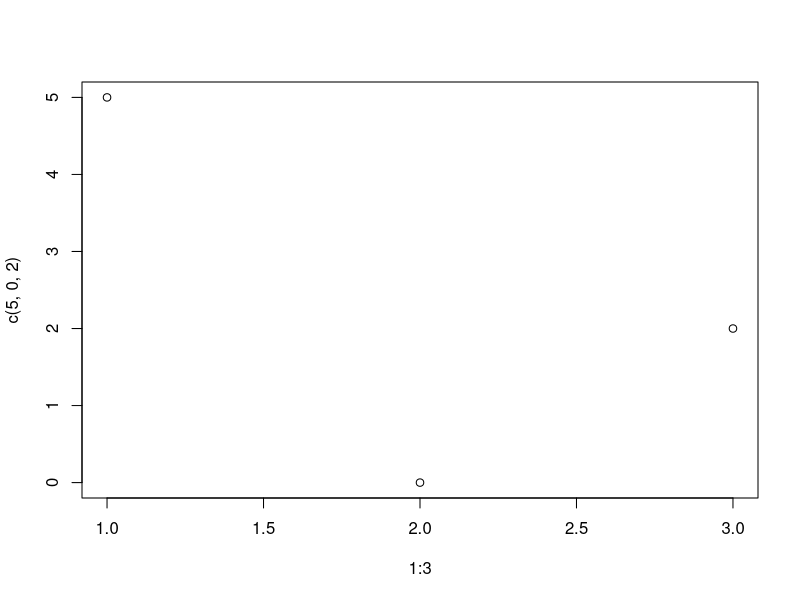
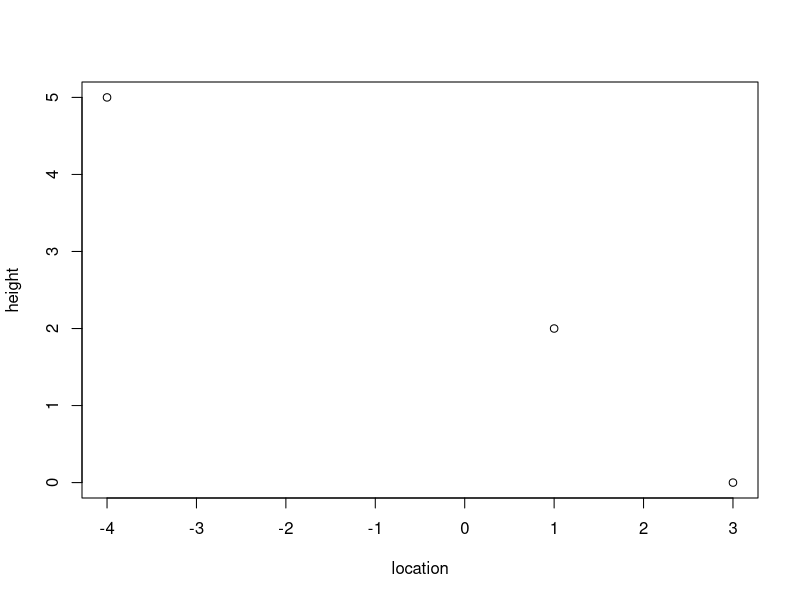

R code for these plots, in order:
## ---- chunk 1
1 + 3
## ---- chunk 2
# Hashtags are used for comments in your code 
# Comments do not get run
2 + 3
4 / 3
## ---- chunk 3
w <- 0 # Stores the value 0 into the variable w
print(w) # Prints the value stored

x <- "a" # Stores the character/letter "a" into the variable x
x # Also prints the value stored
## ---- chunk 4
age <- 26
## ---- chunk 5
print(paste("My age is ", age))
## ---- chunk 6
y <- c(1, 2, 3, 4, 5)
## ---- chunk 7
y
## ---- chunk 8
length(y)
## ---- chunk 9
z_vector <- 1:5

z_vector
## ---- chunk 10
y[1] # prints the first value stored in y
## ---- chunk 11
new_vector <- c(4, 6, 7, 10)
## ---- chunk 12
if (w == 0) { 
  print("w equals 0") 
}
## ---- chunk 13
if (w > 0) { 
  print("w is greater than 0") 
} else { 
  print("w is less than 0") 
}
## ---- chunk 14
if (age != 999) { 
  print("message 1") 
} else { 
  print("message 2") 
}
## ---- chunk 15
if (z_vector[2] == 1) {
  print("Stuff")
} else if (z_vector[2] == 2) {
  print("Other stuff")
} else {
  print("More stuff")
}
## ---- chunk 16
for (iteration in y) { 
  print(iteration) # the value stored in iteration changes with each loop 
}
## ---- chunk 17
for (i in 3:5) { 
  print(i) 
}
## ---- chunk 18
for (i in 1:length(new_vector)) { # i will go from 1 to 5 (length of the vector) 
  print(
    paste( 
      "The value stored in position", i, "of new_vector is:", new_vector[i]
    )
  ) 
}
## ---- chunk 19
for (month in c("Jan.", "Feb.", "Mar.", "Apr.", "May", "Jun.", "Jul.", "Aug.", "Sep.", "Oct.", "Nov.", "Dec.")) { 
  
  print(paste("The month is ", month)) 
  
}
## ---- chunk 20
plot(x = 1:3, y = c(5, 0, 2)) # plots the points (1, 5), (2, 0), (3, 2)
## ---- chunk 21
plot(x = c(-4, 3, 1), y = c(5, 0, 2), xlab = "location", ylab = "height")
